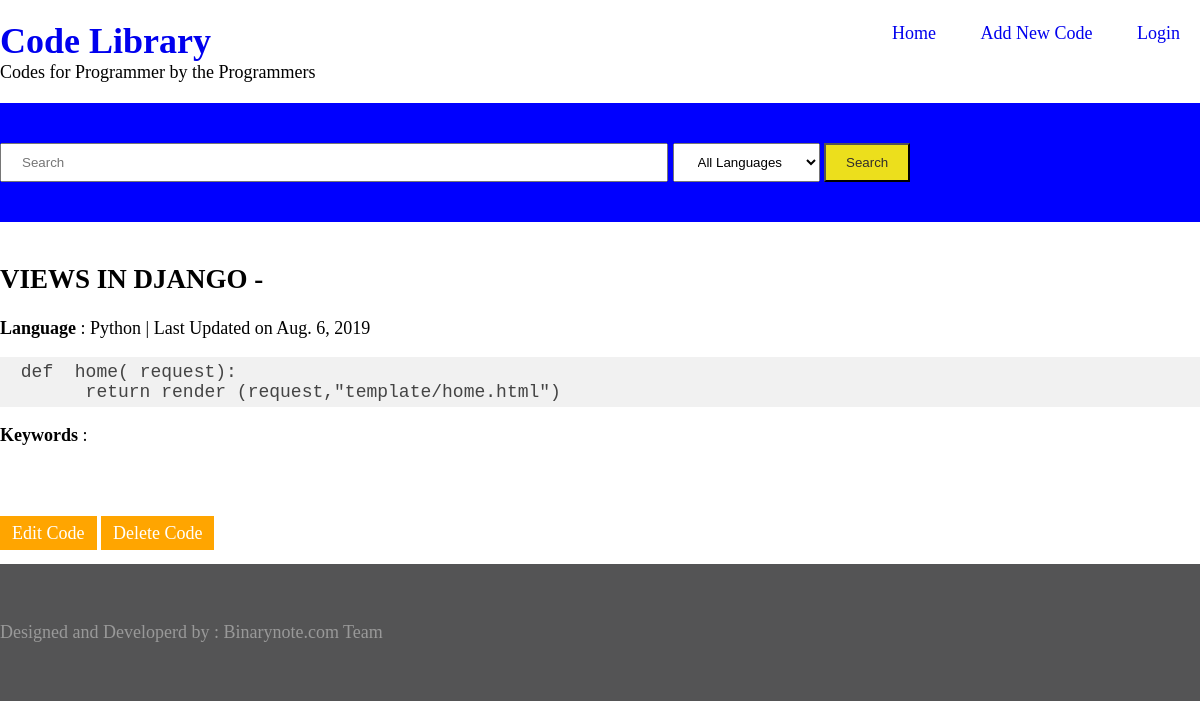
Page /5/ on the earlier database version.
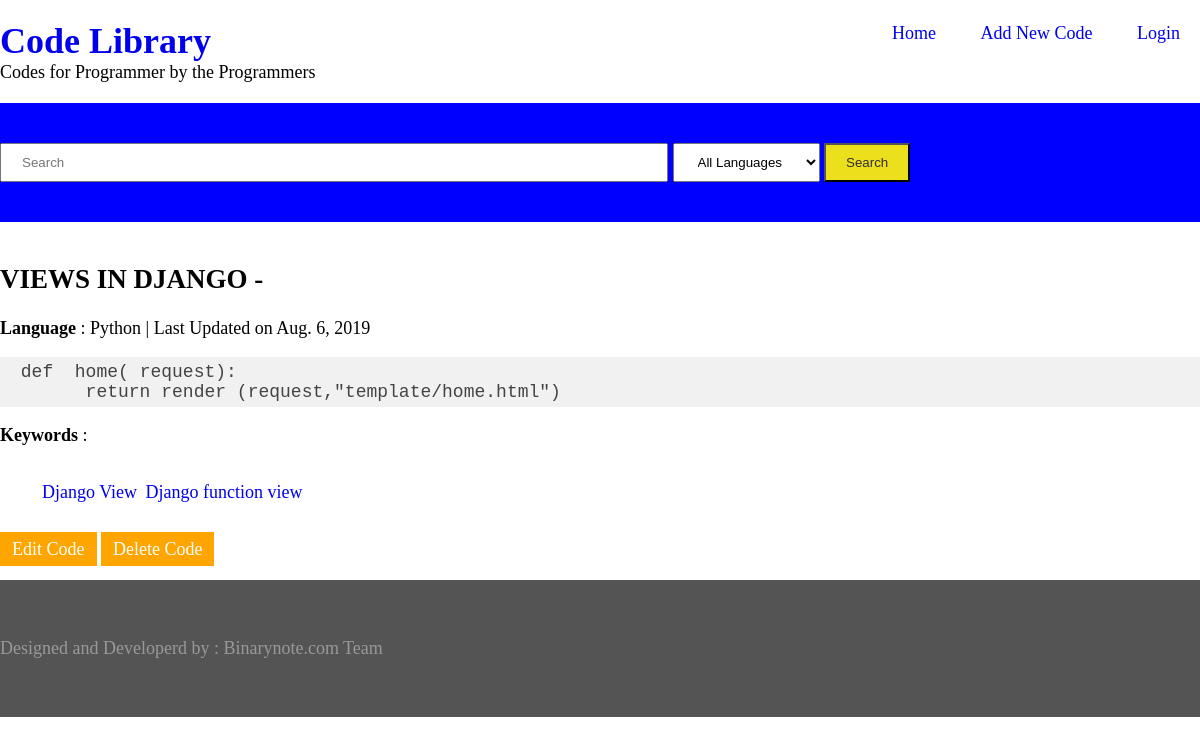
Same page on the later database version.
### library/views.py (the view)
# urls.py: path('<int:id>/', singlecode, name="singlecode"),
def singlecode(request, id):
    post = code.objects.get(pk=id)
    return render(request, "library/single.html", {'post': post})

### library/models.py (called while the page is built)
    def __str__(self):
        return self.language

### library/templates/library/single.html (shortened to what this page needs)
{% extends 'library/base.html' %}
    {% block content %}
        <h2>{{post.title|upper}} - </h2>
        <p> <strong> Language </strong> : {{post.language}} | Last Updated on {{post.updated_on}} </p>
        <pre> {{post.code}} </pre>
        <p>
            <strong> Keywords </strong> :
                <span class="meta-tag">
                    <ul class="tags">
                                {% for tag in post.keywords.all %}
                                    <li><a href ="{% url 'taglist' tag.slug %}">{{ tag.name }}</a></li>
                                {% endfor %}
                            </ul>
                </span>
        </p>
        <a class="button" href="{% url 'update' post.pk %}"> Edit Code</a>
        <a class="button" href="{% url 'delete' post.pk %}"> Delete Code </a>
    {% endblock content %}

Differences in the rows shown:
added Tag: name "Django View"
added Tag: name "Django function view"
